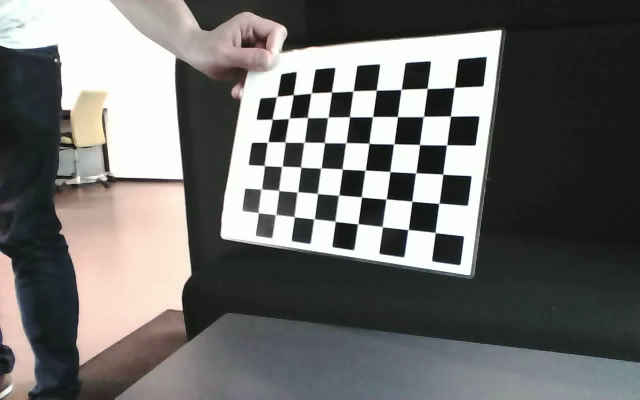
#> input picture bergar/Project/InputImages/l113.jpg, 1280 x 800 px, given in place of the camera (shown at 1/2 size)
$ python calibrationExample.py   (Python 2 division)   (older library calls are emulated)
#> lines starting #> are read from the running program, lines starting #| are printed output that depends on the picture; after the words box and inside, x2 and y2 are one past the last pixel; in counts of white or black regions, pixels touching at a corner belong together
### bergar/SIGBTools.py
import cv2
import numpy as np
import pylab
from pylab import *
import matplotlib as mpl
import math
#from scipy import linalg
''' This module contains sets of functions useful for basic image analysis and should be useful in the SIGB course.
Written and Assembled  (2012,2013) by  Dan Witzner Hansen, IT University.
'''

# [176 lines left out: functions getHomographyFromMouse, getCircleSamples, estimateHomography, getImageSequence, getLineCoordinates, not called in this run]

class RegionProps:
    '''Class used for getting descriptors of contour-based connected components

        The main method to use is: CalcContourProperties(contour,properties=[]):
        contour: a contours found through cv2.findContours
        properties: list of strings specifying which properties should be calculated and returned

        The following properties can be specified:

        Area: Area within the contour  - float
        Boundingbox: Bounding box around contour - 4 tuple (topleft.x,topleft.y,width,height)
        Length: Length of the contour
        Centroid: The center of contour: (x,y)
        Moments: Dictionary of moments: see
        Perimiter: Permiter of the contour - equivalent to the length
        Equivdiameter: sqrt(4*Area/pi)
        Extend: Ratio of the area and the area of the bounding box. Expresses how spread out the contour is
        Convexhull: Calculates the convex hull of the contour points
        IsConvex: boolean value specifying if the set of contour points is convex

        Returns: Dictionary with key equal to the property name

        Example:
             contours, hierarchy = cv2.findContours(I, cv2.RETR_LIST, cv2.CHAIN_APPROX_SIMPLE)
             goodContours = []
             for cnt in contours:
                vals = props.CalcContourProperties(cnt,['Area','Length','Centroid','Extend','ConvexHull'])
                if vals['Area']>100 and vals['Area']<200
                 goodContours.append(cnt)
        '''
    def __calcArea(self,m,c):
        return cv2.contourArea(c) #,m['m00']
    def __calcLength(self,c):
        return cv2.arcLength(c, True)
    def __calcPerimiter(self,c):
        return cv2.arcLength(c,True)
    def __calcBoundingBox(self,c):
        return cv2.boundingRect(c)
    # [6 lines left out: function __calcCentroid, not called in this run]

    def __calcEquivDiameter(self,contur):
        Area = self.__calcArea(m)
        return np.sqrt(4*Area/np.pi)
    # [50 lines left out: functions __calcExtend, __calcConvexHull, CalcContourProperties, not called in this run]


class ROISelector:

    def __resetPoints(self):
        self.seed_Left_pt = None
        self.seed_Right_pt = None

    # [67 lines left out: functions __init__, update, onmouse, setCorners, SelectArea, splitfn, not called in this run]

def anorm2(a):
    return (a*a).sum(-1)

def anorm(a):
    return np.sqrt( anorm2(a) )

# [45 lines left out: functions to_rect, rect2rect_mtx, rotateImage, lookat, mtx2rvec, draw_str, not called in this run]
class Sketcher:
    def __init__(self, windowname, dests, colors_func):
        # [8 lines left out: function __init__, not called in this run]
    def show(self):
        cv2.imshow(self.windowname, self.dests[0])

    def on_mouse(self, event, x, y, flags, param):
        # [12 lines left out: function on_mouse, not called in this run]

# palette data from matplotlib/_cm.py
_jet_data =   {'red':   ((0., 0, 0), (0.35, 0, 0), (0.66, 1, 1), (0.89,1, 1),
                     (1, 0.5, 0.5)),
           'green': ((0., 0, 0), (0.125,0, 0), (0.375,1, 1), (0.64,1, 1),
                     (0.91,0,0), (1, 0, 0)),
           'blue':  ((0., 0.5, 0.5), (0.11, 1, 1), (0.34, 1, 1), (0.65,0, 0),
                     (1, 0, 0))}

cmap_data = { 'jet' : _jet_data }

def make_cmap(name, n=256):
    # [14 lines left out: function make_cmap, not called in this run]
def nothing(*arg, **kw):
    pass

def clock():
    return cv2.getTickCount() / cv2.getTickFrequency()

def imWeight(x,c):
    return  1-(np.abs(x-c)/float(c))

def HatFunction(I):
    # [4 lines left out: function HatFunction, not called in this run]

def toHomogenious(points):
    # [4 lines left out: function toHomogenious, not called in this run]
def normalizeHomogenious(points):
    # [40 lines left out: functions normalizeHomogenious, H_from_points, not called in this run]

def calibrateCamera(camNum =0,nPoints=5,patternSize=(9,6),saveImage=False):
    ''' CalibrateCamera captures images from camera (camNum)
        The user should press spacebar when the calibration pattern
        is in view.
        When saveImage is a boolean it indicates whether the images used for calibration should be saved
        When it is True the image will be save into a default filename. When saveImage is a string the images
        will be saved using the string as the filename.
    '''
    print('click on the image window and then press the space key to take samples')
#> called with camNum = 0, nPoints = 5, patternSize = (9, 6), saveImage = False
    cv2.namedWindow("camera",1)
    pattern_size=patternSize
    n=nPoints #number of images before calibration
    #temp=n
    calibrated=False
    square_size=1
    pattern_points = np.zeros( (np.prod(pattern_size), 3), np.float32 )
    pattern_points[:,:2] = np.indices(pattern_size).T.reshape(-1, 2)
    pattern_points *= square_size

    camera_matrix = np.zeros((3, 3))
    dist_coefs = np.zeros(4)
    rvecs=np.zeros((3, 3))
    tvecs=np.zeros((3, 3))

    obj_points = []
    img_points = []

    capture = cv2.VideoCapture(camNum)
    imgCnt = 0
    running = True
    while running:

        ret, imgOrig =capture.read()
        img= imgOrig.copy()
#> imgOrig is the input picture: shape (800, 1280, 3); mean B, G, R 107.6, 109.3, 110
        h, w = img.shape[:2]
        imgGray=cv2.cvtColor(img, cv2.COLOR_BGR2GRAY)
#> h = 800; w = 1280

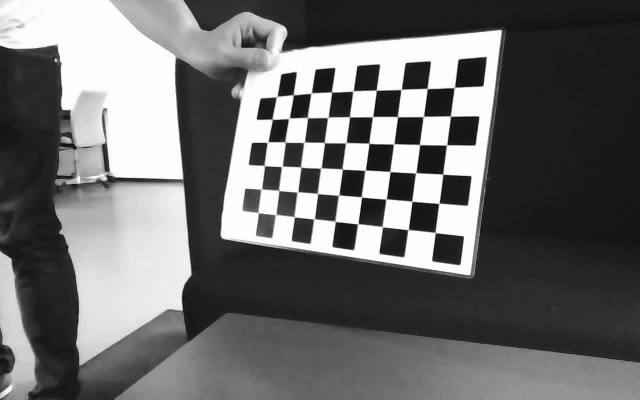
#> imgGray: shape (800, 1280) (shown at 1/2 size); min 0, max 255, mean 109.3
        if (calibrated==False):
            found,corners=cv2.findChessboardCorners(imgGray, pattern_size  )
        ch = cv2.waitKey(1)
#> found = True; corners = 54 rows, first 8: [871, 465], [815.7, 461.4], [765, 454], [716.5, 448], [671, 443], [628.5, 438], [590.6, 435], [551.5, 429.5]

#> (key q is pressed here)
        if(ch==27): #ESC
            running = False
            found = False
            d = False
            return (calibrated,None,None,None)

        if (found!=0)&(n>0):
            cv2.drawChessboardCorners(img, pattern_size, corners,found)
            if ((ch == 13) or (ch==32)): #enter or space key :
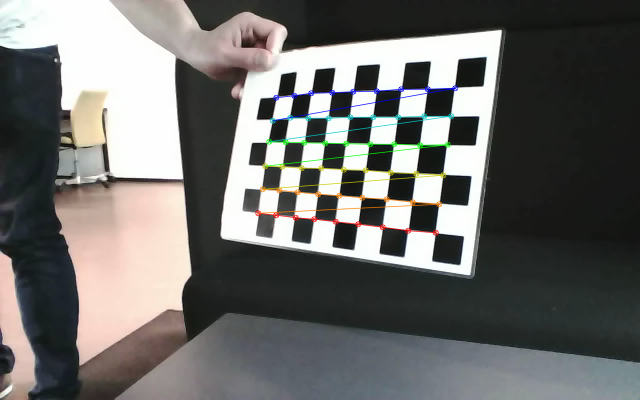
#> img: shape (800, 1280, 3) (shown at 1/2 size); 1.57% of pixels changed, all inside (x1, y1, x2, y2) = (510, 170, 917, 472)
                term = ( cv2.TERM_CRITERIA_EPS + cv2.TERM_CRITERIA_COUNT, 30, 0.1 )
                cv2.cornerSubPix(imgGray, corners, (5, 5), (-1, -1), term)

                img_points.append(corners.reshape(-1, 2))
                obj_points.append(pattern_points)
                n=n-1
                imgCnt=imgCnt+1;
                print('sample %s taken')%(imgCnt)
                if(saveImage!=False):
                    if(saveImage==True):
                        fileName = 'CalibrationImage'+str(imgCnt)+".jpg"
                    else:
                        fileName =saveImage+str(imgCnt)+".jpg"
                    print("saving Image " + fileName)
                    cv2.imwrite(fileName,imgOrig)
                if n==0:
    #                print( img_points)
    #                print(obj_points)
                    rms, camera_matrix, dist_coefs, rvecs, tvecs  = cv2.calibrateCamera(obj_points, img_points, (w, h),camera_matrix,dist_coefs,flags = 0)
    #               print "RMS:", rms
                    print "camera matrix:\n", camera_matrix
                    print "distortion coefficients: ", dist_coefs
                    calibrated=True

                    return (calibrated, camera_matrix, dist_coefs,rms)

        elif(found==0)&(n>0):
            print("chessboard not found")


        # [5 lines of commented-out code are left out]

        cv2.imshow("camera", img)


class Camera:
    """ Class for representing pin-hole cameras. """

    def __init__(self,P):
        # [7 lines left out: function __init__, not called in this run]

    def project(self,X):
        # [7 lines left out: function project, not called in this run]

    def factor(self):
        # [14 lines left out: function factor, not called in this run]

    def center(self):
        # [10 lines left out: function center, not called in this run]

    def calibrate_from_points(x1,x2):

        return self.K


    def simple_calibrate(a,b):

        return self.K


# helper functions

def rotation_matrix(a):
    # [6 lines left out: function rotation_matrix, not called in this run]

def rq(A):
    # [8 lines left out: function rq, not called in this run]
### bergar/calibrationExample.py
import numpy as np
import SIGBTools
import cv2
from SIGBTools import Camera
def calibrationExample():
    camNum =0           # The number of the camera to calibrate
    nPoints = 5         # number of images used for the calibration (space presses)
    patternSize=(9,6)   #size of the calibration pattern
    saveImage = False

    calibrated, camera_matrix,dist_coefs,rms = SIGBTools.calibrateCamera(camNum,nPoints,patternSize,saveImage)
#> calibrated = False
    K = camera_matrix
#> (the run stopped early here; a loop or call above may not have finished)

$ run again, on bergar/Project/InputImages/l25.jpg
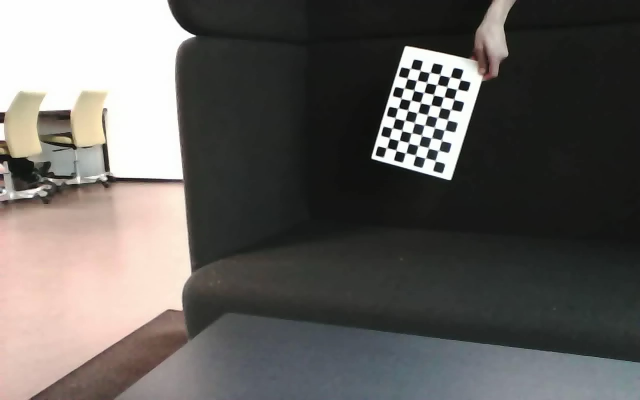
#> input picture bergar/Project/InputImages/l25.jpg, 1280 x 800 px, given in place of the camera (shown at 1/2 size)
#> in calibrateCamera, imgOrig is the input picture: shape (800, 1280, 3); mean B, G, R 93.3, 96.3, 99.2
#> in calibrateCamera, ``:
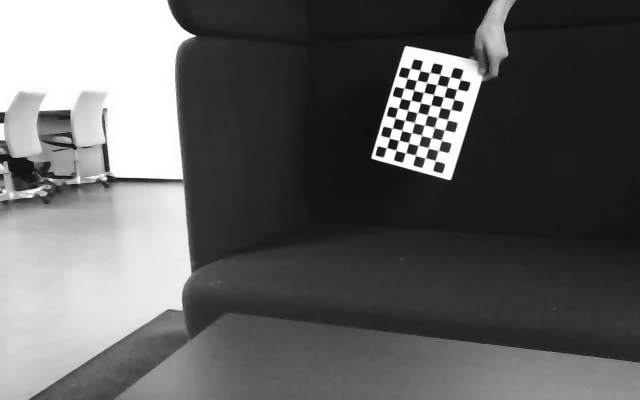
#> imgGray: shape (800, 1280) (shown at 1/2 size); min 0, max 255, mean 96.8
#> found = True; corners = 54 rows, first 8: [773.5, 296.5], [779.5, 276.5], [784.5, 256.5], [790.5, 236.5], [796.5, 216.5], [802.5, 197], [808.5, 177], [814.5, 157]
#> in calibrateCamera, `if ((ch == 13) or (ch==32)):`:
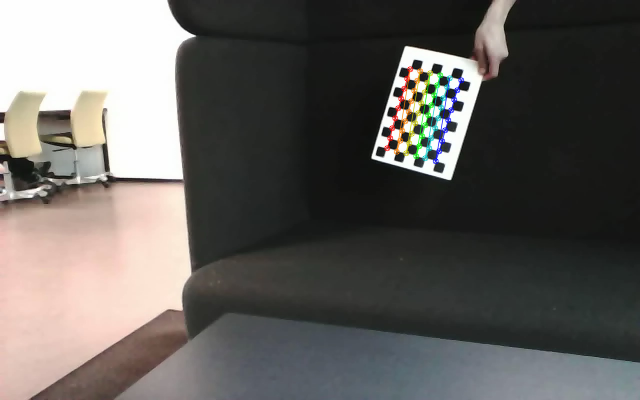
#> img: shape (800, 1280, 3) (shown at 1/2 size); 0.91% of pixels changed, all inside (x1, y1, x2, y2) = (768, 132, 929, 329)
#> calibrated = False

$ run again, on bergar/Project/InputImages/l74.jpg
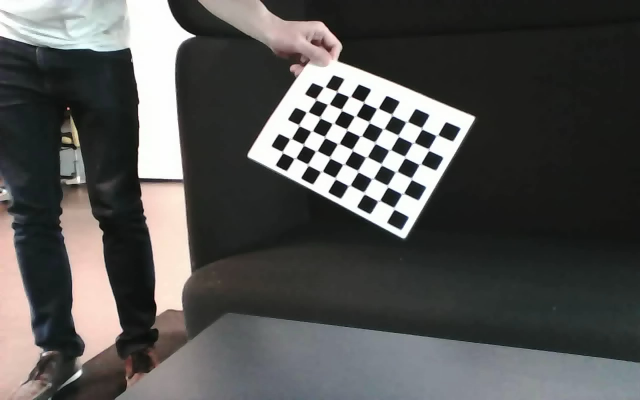
#> input picture bergar/Project/InputImages/l74.jpg, 1280 x 800 px, given in place of the camera (shown at 1/2 size)
#> in calibrateCamera, imgOrig is the input picture: shape (800, 1280, 3); mean B, G, R 82.3, 83.7, 83.9
#> in calibrateCamera, ``:
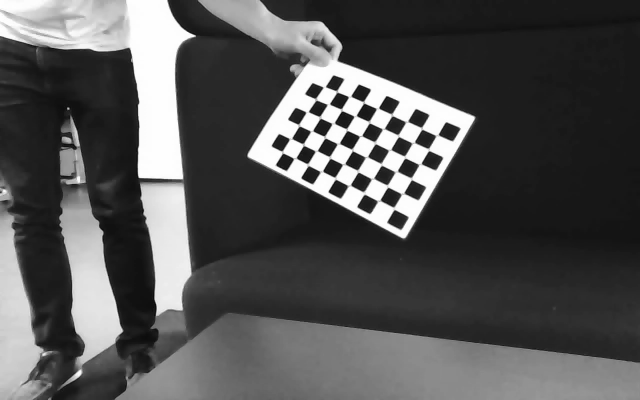
#> imgGray: shape (800, 1280) (shown at 1/2 size); min 0, max 255, mean 83.6
#> found = True; corners = 54 rows, first 8: [788.5, 417], [757.5, 402.5], [728, 386.5], [696.6, 371.9], [670.5, 357], [643.5, 343.5], [616, 330], [590, 317.5]
#> in calibrateCamera, `if ((ch == 13) or (ch==32)):`:
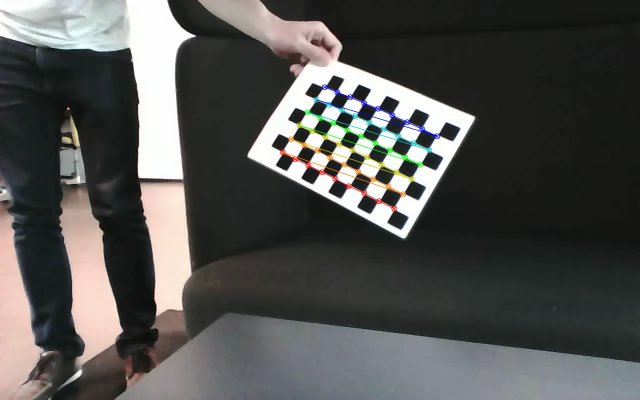
#> img: shape (800, 1280, 3) (shown at 1/2 size); 1.15% of pixels changed, all inside (x1, y1, x2, y2) = (559, 168, 881, 424)
#> calibrated = False
